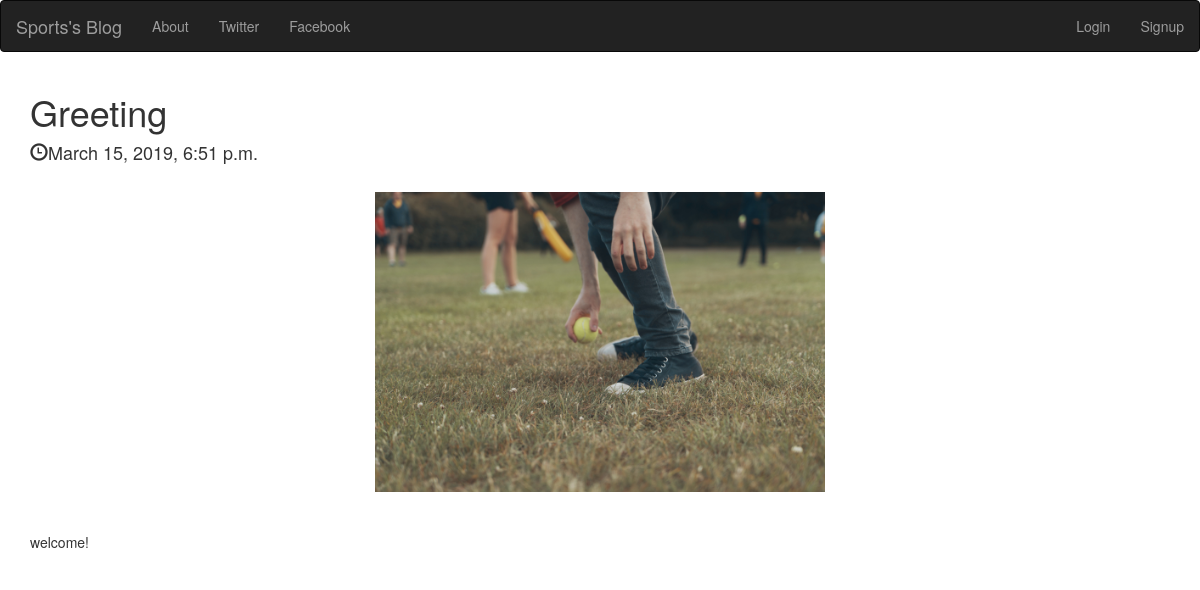
Screenshot of /post/7/ with the database file from the repository.
### posts/models.py (models this page shows, shortened)
class Post(models.Model):
    title = models.CharField(max_length=200)  #In blog, every post has title name
    author = models.ForeignKey(
                'auth.User',
                on_delete = models.CASCADE,
            )
    created_date = models.DateTimeField(default=timezone.now)
    published_date = models.DateTimeField(blank=True, null=True)
    body = models.TextField()
    image = models.ImageField(upload_to = 'media/')

### posts/views.py (the view)
# urls.py: path('post/<int:pk>/', views.PostDetailView.as_view(), name='post_detail'),
class PostDetailView(DetailView):
    model = Post
    template_name = 'post_detail.html'

### templates/post_detail.html (shortened to what this page needs)
{% extends 'base.html' %}
{% block content %}
  <h1>{{ post.title }}</h1>
  {% if post.published_date %}
    <h4><span class="glyphicon glyphicon-time" aria-hidden="true"></span>{{ post.published_date }}</h4>
    <br>
    <img src= "{{post.image.url}}" class="imr-responsive  center-block" style="max-height:300px;" />
    <br><br>
    <p>{{post.body}}</p>
  {% else %}
    <a class="btn btn-success" href="{% url 'post_publish' pk=post.pk %}">Publish</a>
  {% endif %}
{% endblock %}

### rows the page displays
Post: title "Greeting", published_date "March 15, 2019, 6:51 p.m.", image (picture), body "welcome!"
